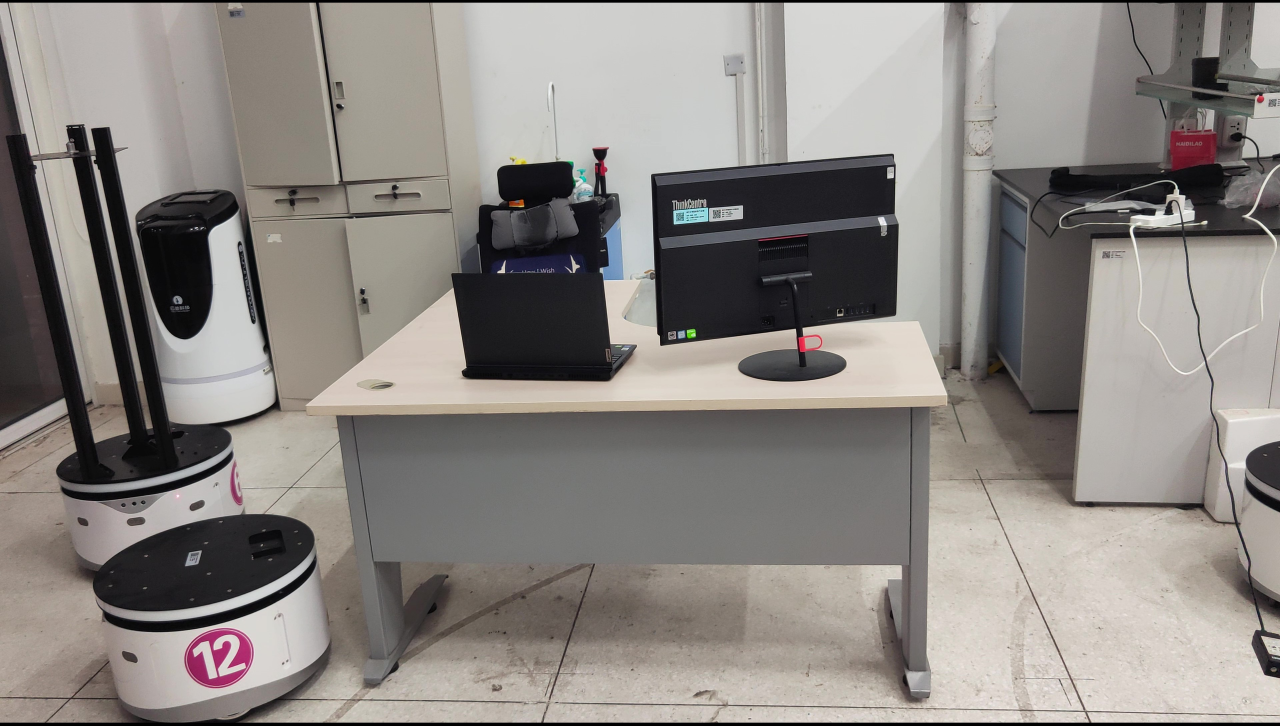
#> input picture ultrahard_test.jpg, 3840 x 2176 px, found by its file name (shown at 1/3 size)
$ python demo.py
#> lines starting #> are read from the running program, lines starting #| are printed output that depends on the picture; after the words box and inside, x2 and y2 are one past the last pixel; in counts of white or black regions, pixels touching at a corner belong together
### detetector.py
import cv2 as cv
import numpy as np

class Detector:

    def __init__(self, classifier_param, network_param_pth, range_filter, grad_thresh, args_in_CDPBS,
                 output_is_circle, structure_size):
#> further down, img is the input picture: shape (2176, 3840, 3); mean B, G, R 130.3, 134.5, 139.4
        self.range_of_filter = range_filter
        self.grad_thresh = grad_thresh
        self.minVar =  args_in_CDPBS['minVar']
        self.minRadius = args_in_CDPBS['minRadius']
        self.maxRadius = args_in_CDPBS['maxRadius']
        self.output_is_circle = output_is_circle
        self.structure_size = (structure_size,structure_size)

    def adjust(self, raw_image):
        img = raw_image.astype(np.float32) /255.0      #transform image array into float for easy division + divide by 255 -> turning into only 1 and 0, easy for machine learning?
        hls_img = cv.cvtColor(img, cv.COLOR_BGR2HLS)    #Hue, lightness, and saturation
#> hls_img: shape (1088, 1920, 3) float32; mean of channels 0, 1, 2 76.3, 0.5, 0.1
        gamma = 3
        s = 100
        MAX_VALUE = 100
        hls_img[:,:,1] = np.power(hls_img[:,:,1], 3)
#> hls_img: shape (1088, 1920, 3) float32; mean of channels 0, 1, 2 76.3, 0.2, 0.1
        hls_img[:,:,2] = (1.0+ 100 /float(100)) * hls_img[:,:,2]
#> hls_img: shape (1088, 1920, 3) float32; mean of channels 0, 1, 2 76.3, 0.2, 0.2
        hls_img[:,:,2][hls_img[:,:,2] > 1] = 1
#> hls_img: shape (1088, 1920, 3) float32; mean of channels 0, 1, 2 76.3, 0.2, 0.2
        adjusted_img =  cv.cvtColor(hls_img,cv.COLOR_HLS2BGR) * 255
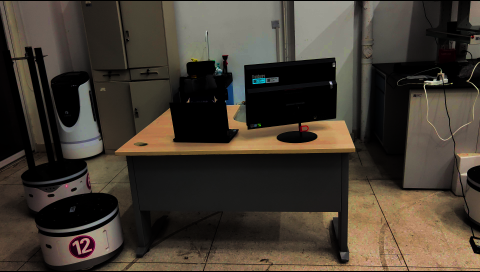
#> adjusted_img: shape (1088, 1920, 3) float32 (shown at 1/4 size); mean B, G, R 49.2, 59.1, 67.4
        return adjusted_img.astype(np.uint8)
#> `gray_img = cv2.cvtColor(adjusted_image, cv2.COLOR_BGR2GRAY)`:
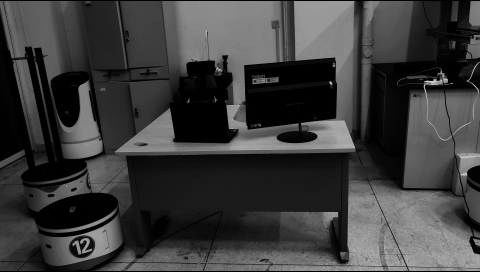
#> gray_img: shape (1088, 1920) (shown at 1/4 size); min 0, max 253, mean 60.1

    def Sobel_process(self, img):
        dx = cv.Sobel(img, cv.CV_32F, 1, 0)
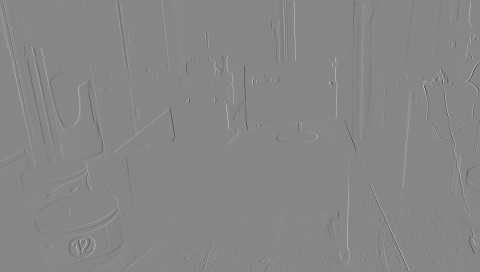
#> dx: shape (1088, 1920) float32 (shown at 1/4 size); min -915, max 820, mean 0.2; drawn with min black and max white
        dy = cv.Sobel(img, cv.CV_32F, 0, 1)
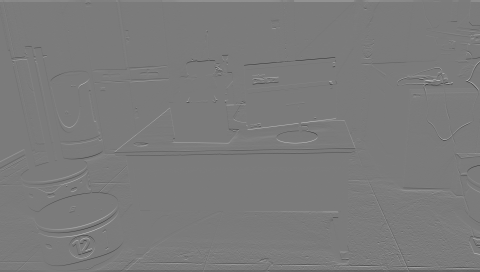
#> dy: shape (1088, 1920) float32 (shown at 1/4 size); min -847, max 905, mean 0; drawn with min black and max white
        mag = cv.magnitude(dx,dy)
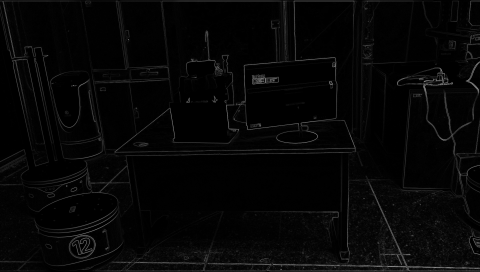
#> mag: shape (1088, 1920) float32 (shown at 1/4 size); min 0, max 1045, mean 26.4; drawn with min black and max white
        mag = cv.convertScaleAbs(mag)
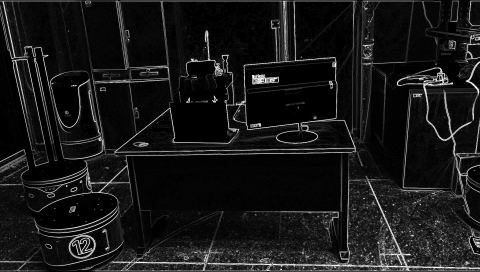
#> mag: shape (1088, 1920) (shown at 1/4 size); min 0, max 255, mean 23.2
        return mag

    def combine_Gradient_with_SpecificColor(self, raw_img, grad):
        hsv = cv.cvtColor(raw_img, cv.COLOR_BGR2HSV)
#> hsv: shape (1088, 1920, 3); mean H, S, V 37.8, 22.7, 140.3
        thresh = np.zeros(hsv.shape[:2], dtype=np.uint8)
        for i in self.range_of_filter:
            low_bound = np.array(i['low'])
            upper_bound = np.array(i['up'])
            thresh = thresh | cv.inRange(hsv,low_bound,upper_bound)
#> this loop made 1 pass
#> pass 1, in combine_Gradient_with_SpecificColor, `thresh = thresh | cv.inRange(hsv,low_bound,upper_bound)`:
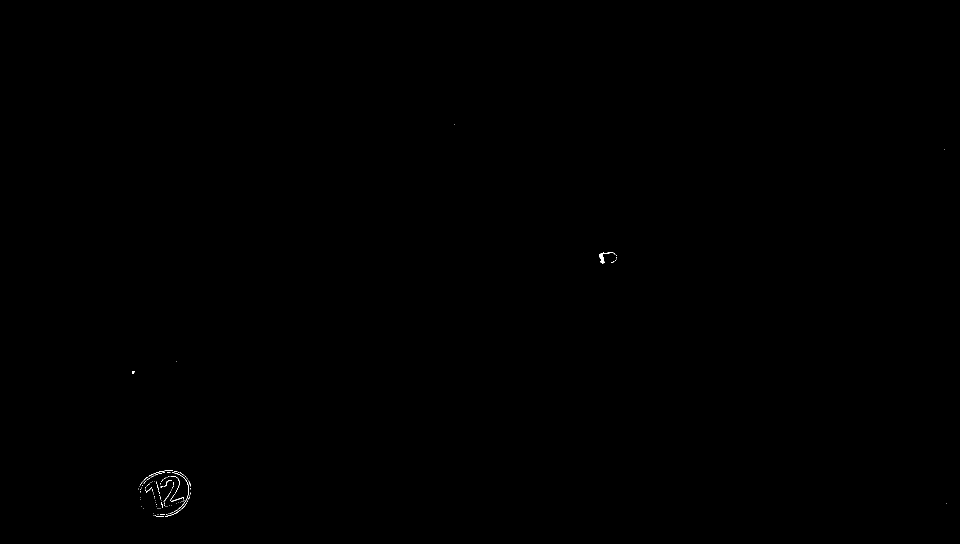
#> thresh: shape (1088, 1920) (shown at 1/2 size); 0.05% white in thin lines or dots, all inside (x1, y1, x2, y2) = (264, 249, 1894, 1034)
        img = grad.copy()
        thresh = cv.morphologyEx(thresh, cv.MORPH_CLOSE, cv.getStructuringElement(cv.MORPH_ELLIPSE, self.structure_size))
#> thresh: shape (1088, 1920); 0.09% white; 52 white regions (45 under 20 px), largest, box (x1, y1, x2, y2) and area: (277, 941, 382, 1034) 1309, (1199, 505, 1234, 527) 189, (322, 984, 341, 1016) 104
        img[thresh == 0] = 0
#> img: shape (1088, 1920)
        img = cv.threshold(img, self.grad_thresh, 255, cv.THRESH_BINARY)[1]
#> img: shape (1088, 1920); 0.08% white; 62 white regions (52 under 20 px)
        return img

    # [5 lines left out: function Variance, not called in this run]

    def Circle_detect(self, img, minVar, minRadius, maxRadius):
#> called with minVar = 5, minRadius = 2, maxRadius = 15
        result = []
        contour, hiearchy = cv.findContours(img, cv.RETR_EXTERNAL, cv.CHAIN_APPROX_NONE)
#> contour = 62 contours, 58 with area under 20; largest, box (x1, y1, x2, y2) and area: (277, 941, 382, 982) 488, (306, 982, 381, 1034) 411, (322, 984, 341, 1016) 64, (291, 975, 306, 985) 22; hiearchy = 62 rows, first 6: [1, -1, -1, -1], [2, 0, -1, -1], [3, 1, -1, -1], [4, 2, -1, -1], [5, 3, -1, -1], [6, 4, -1, -1]
        for i in range(len(contour)):
            center, radius = cv.minEnclosingCircle(contour[i])
            variance = Detector.Variance(center, contour[i])
            if variance < minVar and minRadius< radius < maxRadius:
                result.append(contour[i])
#> this loop made 1 pass
#> radius on pass 1: 0.0001
#> after the loop, result = []
        return result


### demo.py
from detetector import Detector
import cv2

param = {"minVar":5,"minRadius":2,"maxRadius":15}

# at 3rd input, range of filter is an array for lower bound and upper bound
filter_range = [{"low":[150,20,220], "up":[180,255,255]}]
grad_thresh = 50

detection = Detector(1,1, filter_range,grad_thresh,param,1,7)

img = cv2.imread("Senior_Project_Laser_detect/ultrahard_test.jpg")
img = cv2.resize(img,(3840//2, 2176//2))

adjusted_image = detection.adjust(img)
gray_img = cv2.cvtColor(adjusted_image, cv2.COLOR_BGR2GRAY)
sobel = detection.Sobel_process(gray_img)
contour = detection.combine_Gradient_with_SpecificColor(img, sobel)
#> (the run stopped early here; a loop or call above may not have finished)

$ run again, with Case_light_close.JPG copied over ultrahard_test.jpg
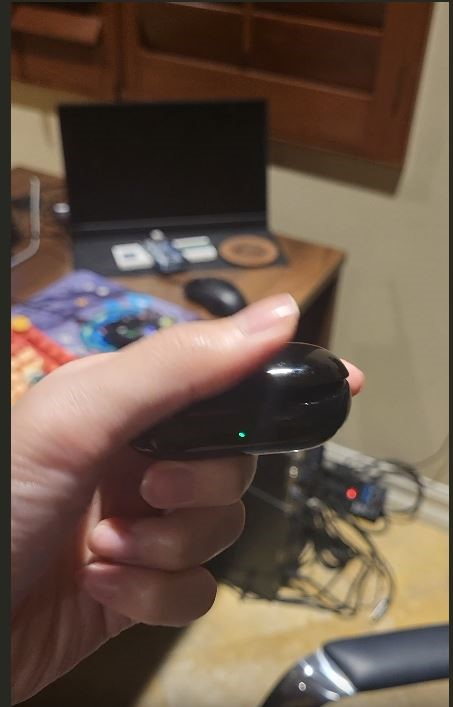
#> input picture Case_light_close.JPG, 453 x 707 px, found by its file name
#> img is the input picture: shape (707, 453, 3); mean B, G, R 72.8, 86.3, 105.1
#> in Sobel_process, `dx = cv.Sobel(img, cv.CV_32F, 1, 0)`:
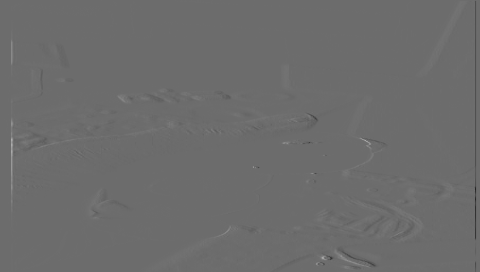
#> dx: shape (1088, 1920) float32 (shown at 1/4 size); min -311, max 418, mean 0; drawn with min black and max white
#> in Sobel_process, `mag = cv.convertScaleAbs(mag)`:
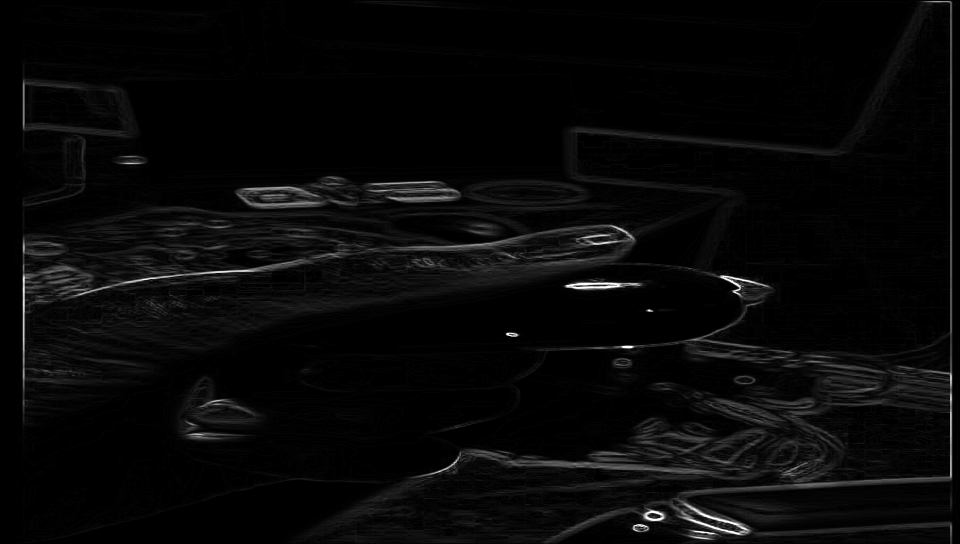
#> mag: shape (1088, 1920) (shown at 1/2 size); min 0, max 255, mean 8
#> hsv: shape (1088, 1920, 3); mean H, S, V 27.6, 93.2, 106.7
#> contour = 5 contours, 4 with area under 20; largest, box (x1, y1, x2, y2) and area: (295, 541, 311, 548) 20; hiearchy = [[1, -1, -1, -1], [2, 0, -1, -1], [3, 1, -1, -1], [4, 2, -1, -1], [-1, 3, -1, -1]]
#> the loop in Circle_detect, `for i in range(len(contour)):` made 1 pass
#> radius on pass 1: 7.91
#> after the loop in Circle_detect, `for i in range(len(contour)):`: result = []

$ run again, with Laser_test.jpg copied over ultrahard_test.jpg
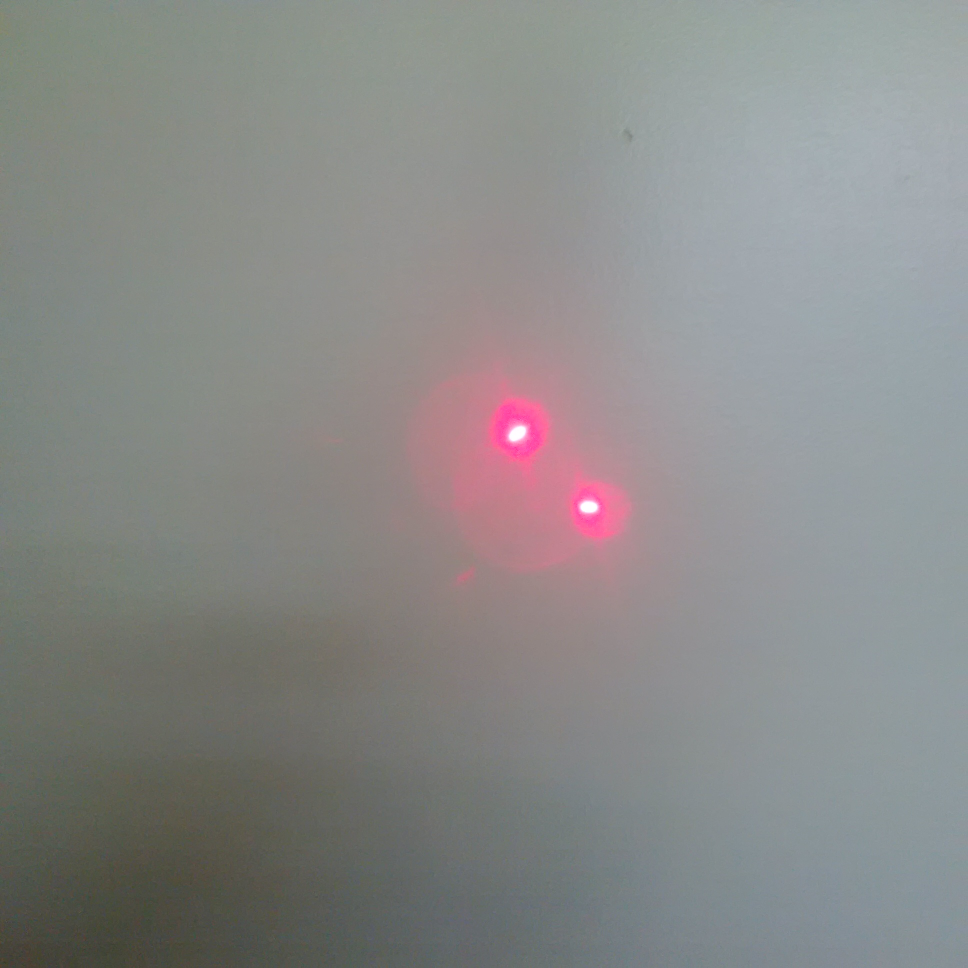
#> input picture Laser_test.jpg, 1936 x 1936 px, found by its file name (shown at 1/2 size)
#> img is the input picture: shape (1936, 1936, 3); mean B, G, R 136.1, 137.4, 137.1
#> `gray_img = cv2.cvtColor(adjusted_image, cv2.COLOR_BGR2GRAY)`:
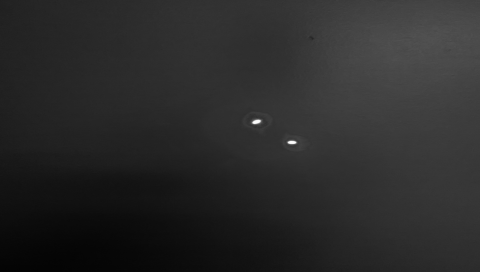
#> gray_img: shape (1088, 1920) (shown at 1/4 size); min 1, max 255, mean 42
#> hsv: shape (1088, 1920, 3); mean H, S, V 73.9, 20.5, 142.9
#> the loop in combine_Gradient_with_SpecificColor, `for i in self.range_of_filter:` made 1 pass
#> pass 1, in combine_Gradient_with_SpecificColor, `thresh = thresh | cv.inRange(hsv,low_bound,upper_bound)`:
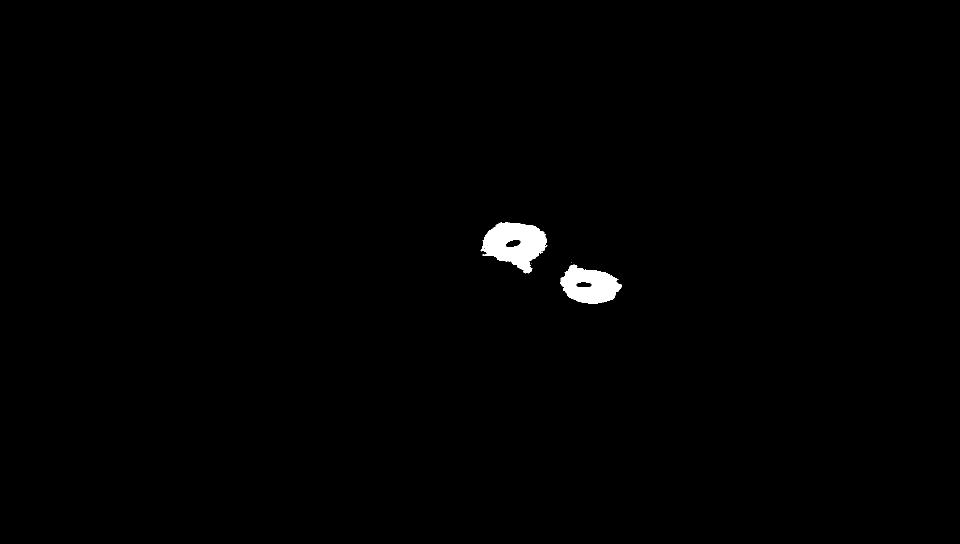
#> thresh: shape (1088, 1920) (shown at 1/2 size); 0.69% white; 6 white regions (4 under 20 px), largest, box (x1, y1, x2, y2) and area: (961, 444, 1095, 547) 8230, (1120, 529, 1243, 608) 6241
#> contour = 20 contours, 18 with area under 20; largest, box (x1, y1, x2, y2) and area: (1002, 474, 1049, 503) 835, (1144, 558, 1193, 581) 721; hiearchy = 20 rows, first 6: [1, -1, -1, -1], [2, 0, -1, -1], [3, 1, -1, -1], [4, 2, -1, -1], [5, 3, -1, -1], [6, 4, -1, -1]
#> the loop in Circle_detect, `for i in range(len(contour)):` made 1 pass
#> radius on pass 1: 0.707
#> after the loop in Circle_detect, `for i in range(len(contour)):`: result = []
